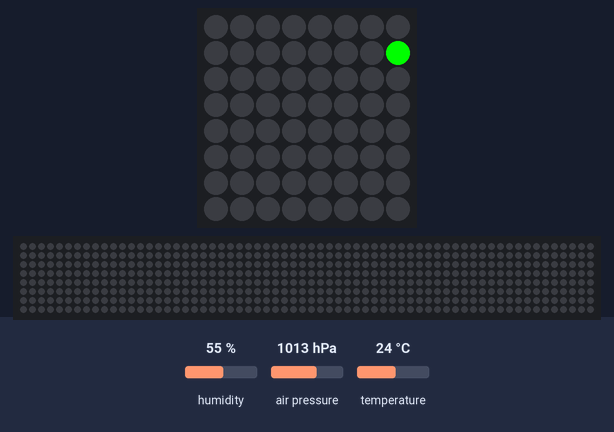
Simulated run of this program. Board: Raspberry Pi (BCM pin numbers) with a Sense HAT. On the bench: the Sense HAT's 8×8 RGB LED matrix, a strip that is not on the board, showing the scrolling text unrolled. The inputs (shaded band) are chosen by the test bench; at power-on: humidity 55 %, air pressure 1013 hPa, temperature 24 °C. The 64×8 strip is a reading aid, not a part: it shows the text the matrix is scrolling, unrolled, one strip-width of it at a time.

Above: at 0.17 s.
At 5.01 s:
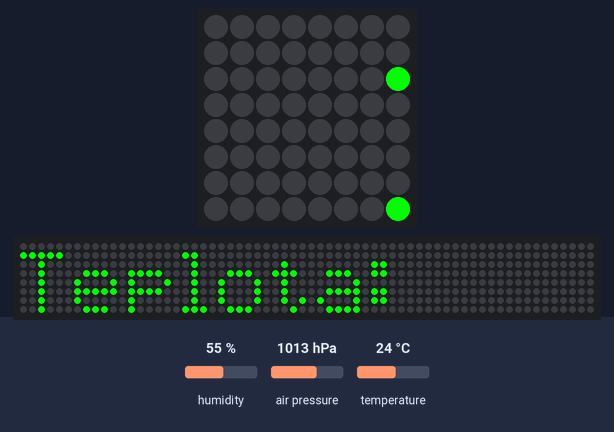
At 9.8 s:
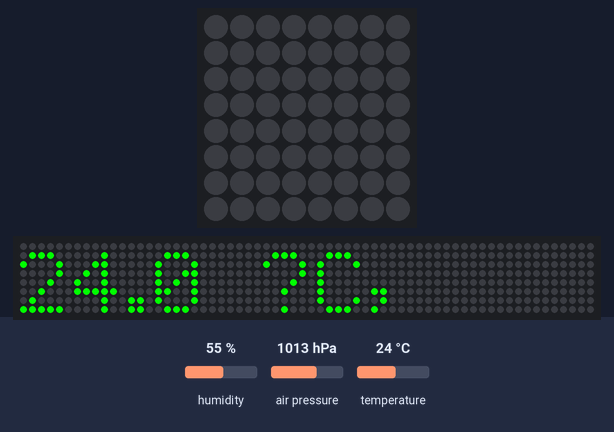
At 20.3 s:
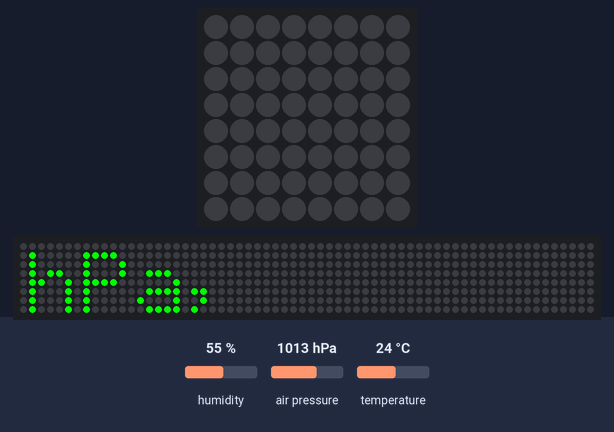
At 30.59 s:
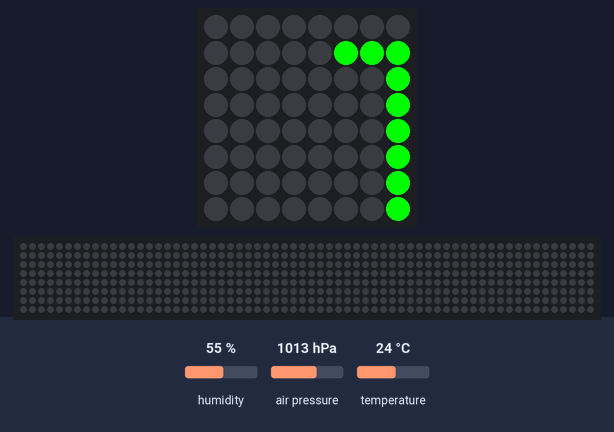
At 39.85 s:
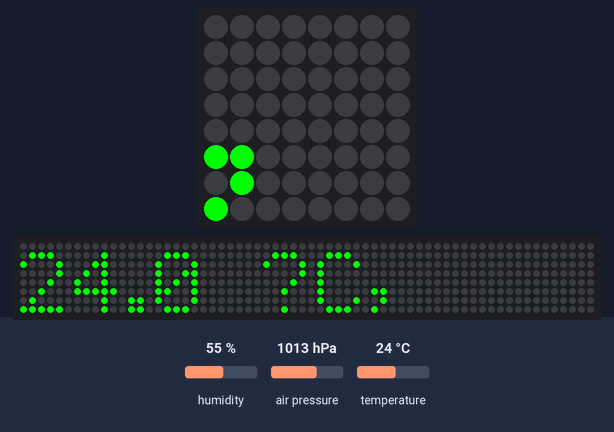

Measured:
- what the display in image 3 shows lasts 1.2 s, from 20.3 s to 21.5 s

The program:

mihalec_senzory_senseHat.py
```python
from sense_hat import SenseHat
sense = SenseHat()
sense.clear()

sense.set_rotation(180)

#zadefinovanie farieb
red = (255,0,0)
green = (0,255,0)

while True:
    #cita yo vsetkych troch senzorov
    t = sense.get_temperature()
    p = sense.get_pressure()
    h = sense.get_humidity()

    t = round(t, 1)
    p = round(p, 1)
    h = round(h, 1)

    #vytvorenie spravy
    message = "Teplota: " + str(t) + " °C,   Tlak: " + str(p) + " hPa,   Vlhkost: " + str(h) + " %"

    if t < 18:
        bg = red
        sense.show_message("Volaj skolnika aby zakuril", text_colour=bg)

    if t > 18.1 and t < 30:
        bg = green
    else:
        bg = red

    if t > 30.1:
        bg = red
        sense.show_message(" Stiahni temohlavicu mas prilis teplo", text_colour=bg)
    else:
        sense.show_message(message, text_colour=bg)

    sense.clear()

sleep(50)
```
